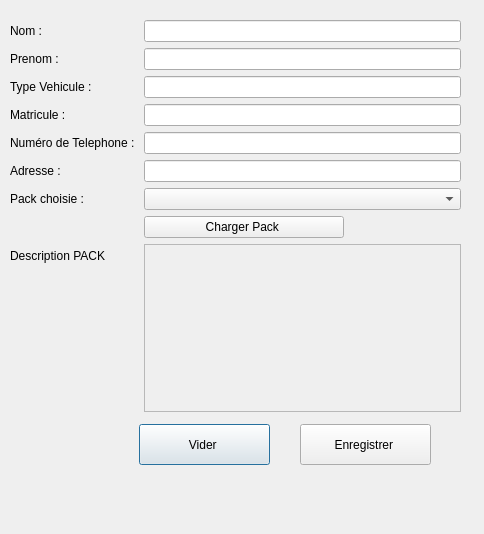
<?xml version="1.0" encoding="UTF-8"?>
<ui version="4.0">
 <class>registeruser</class>
 <widget class="QDialog" name="registeruser">
  <property name="geometry">
   <rect>
    <x>0</x>
    <y>0</y>
    <width>484</width>
    <height>534</height>
   </rect>
  </property>
  <property name="windowTitle">
   <string>Inscription</string>
  </property>
  <widget class="QPushButton" name="btnReset">
   <property name="geometry">
    <rect>
     <x>139</x>
     <y>424</y>
     <width>131</width>
     <height>41</height>
    </rect>
   </property>
   <property name="text">
    <string>Vider </string>
   </property>
  </widget>
  <widget class="QWidget" name="formLayoutWidget">
   <property name="geometry">
    <rect>
     <x>10</x>
     <y>20</y>
     <width>451</width>
     <height>392</height>
    </rect>
   </property>
   <layout class="QFormLayout" name="formLayout">
    <item row="0" column="0">
     <widget class="QLabel" name="label">
      <property name="text">
       <string>Nom : </string>
      </property>
     </widget>
    </item>
    <item row="0" column="1">
     <widget class="QLineEdit" name="txtNom"/>
    </item>
    <item row="1" column="0">
     <widget class="QLabel" name="label_2">
      <property name="text">
       <string>Prenom :</string>
      </property>
     </widget>
    </item>
    <item row="1" column="1">
     <widget class="QLineEdit" name="txtPrenom"/>
    </item>
    <item row="2" column="0">
     <widget class="QLabel" name="label_3">
      <property name="text">
       <string>Type Vehicule : </string>
      </property>
     </widget>
    </item>
    <item row="2" column="1">
     <widget class="QLineEdit" name="txtTypeV"/>
    </item>
    <item row="3" column="0">
     <widget class="QLabel" name="label_4">
      <property name="text">
       <string>Matricule : </string>
      </property>
     </widget>
    </item>
    <item row="3" column="1">
     <widget class="QLineEdit" name="txtMatricule"/>
    </item>
    <item row="4" column="0">
     <widget class="QLabel" name="label_5">
      <property name="text">
       <string>Numéro de Telephone : </string>
      </property>
     </widget>
    </item>
    <item row="4" column="1">
     <widget class="QLineEdit" name="txtNumTel"/>
    </item>
    <item row="5" column="0">
     <widget class="QLabel" name="label_6">
      <property name="text">
       <string>Adresse :</string>
      </property>
     </widget>
    </item>
    <item row="5" column="1">
     <widget class="QLineEdit" name="txtPermanentAddress"/>
    </item>
    <item row="13" column="1">
     <widget class="QTextEdit" name="txtPackageDescription">
      <property name="enabled">
       <bool>false</bool>
      </property>
     </widget>
    </item>
    <item row="13" column="0">
     <widget class="QLabel" name="label_8">
      <property name="text">
       <string>Description PACK </string>
      </property>
     </widget>
    </item>
    <item row="12" column="1">
     <widget class="QPushButton" name="loadPakcage">
      <property name="maximumSize">
       <size>
        <width>200</width>
        <height>50</height>
       </size>
      </property>
      <property name="text">
       <string>Charger Pack </string>
      </property>
     </widget>
    </item>
    <item row="6" column="0">
     <widget class="QLabel" name="label_7">
      <property name="text">
       <string>Pack choisie :</string>
      </property>
     </widget>
    </item>
    <item row="6" column="1">
     <widget class="QComboBox" name="cmbChoosePackage"/>
    </item>
   </layout>
  </widget>
  <widget class="QPushButton" name="btnSave">
   <property name="geometry">
    <rect>
     <x>300</x>
     <y>424</y>
     <width>131</width>
     <height>41</height>
    </rect>
   </property>
   <property name="text">
    <string>Enregistrer </string>
   </property>
  </widget>
 </widget>
 <resources/>
 <connections/>
</ui>
